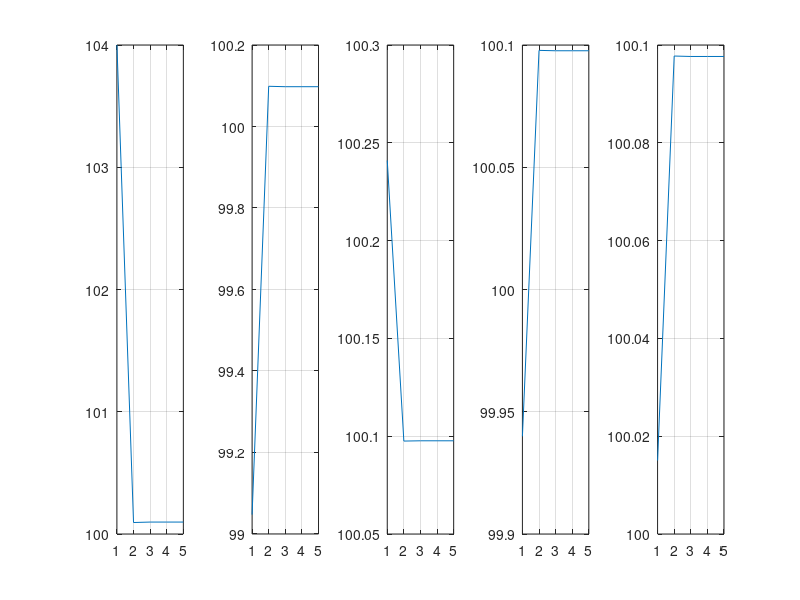

Source code (MATLAB):
n=input('number of variables:  ');
N=zeros(n,n+1);
for i=1:n
    fprintf('\n\ninput coeffecients of eqn%d  :::  \n',i)
for j=1:n+1
if j~=n+1
    fprintf('input coeffecint of x%d  ',j)
    N(i,j)=input(': ');
elseif j==n+1
    N(i,j)=input('input constant:  ');
end
end
end
maxitn=input('\nmaximum number of iterations: ');
stop=input('tolerance%: ');
x=zeros(1,n); xold=zeros(1,n);
E=zeros(500,n);itn=0; E1=100;
fprintf('\n');
for i=1:n
    fprintf('input initial valur for x%d',i)
 x(i)=input(': ');
end
S=sum(abs(N),2); flag=0;
for i=1:n
    if (S(i)-abs(N(i,i))-abs(N(i,n+1)))<=N(i,i)
     flag=flag+1;
    end
end
if flag==n
    fprintf('\nmatrix is diagonally dominant\n')
else
    fprintf('\nmatrix is not diagonally dominant\n')
end
R=input('\nenter relaxation number: ');
while E1>stop && itn<maxitn
    xold=x;
for i=1:n
    temp=0;
for j=1:n
    if j~=i
    temp=temp+N(i,j)*x(j);
    end
end
temp=temp+N(i,n+1);
temp=(-temp)/N(i,i);
x(i)=temp;
x(i)=R*x(i)+(1-R)*xold(i);
end
itn=itn+1; 
 E(itn,:)=abs(1-xold./x)*100;
 E1=E(itn,1);
end
fprintf('\n\n solution: \n')
for i=1:n
    fprintf('x%d = %f\n',i,x(i))
end
X=[1:itn];
for i=1:n
subplot(1,n,i)
 plot(X,E(X,i)), grid on
end